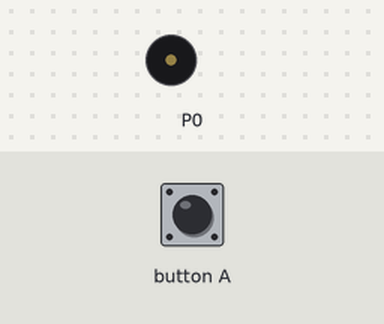
A program run on a simulated BBC micro:bit (MakeCode). On the bench: buzzer (waves = sounding). The test bench sets the inputs (shaded band).

Above: at 1.2 s.
1.3 s: button A pressed for 0.15 s
At 1.8 s:
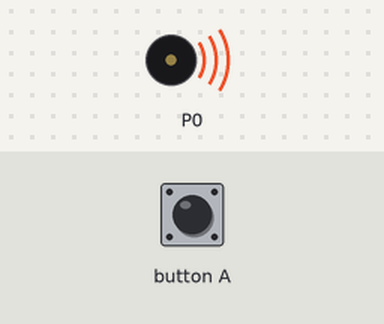
Timing chart, 0 to 10.4 s (numbered marks = the images above; inputs shaded):
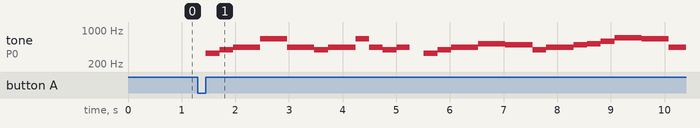

The program:

main.ts
```typescript
/**
 * アイドル（メロディ）
 */
input.onButtonPressed(Button.A, function () {
    music.play(music.tonePlayable(330, music.beat(BeatFraction.Half)), music.PlaybackMode.UntilDone)
    music.play(music.tonePlayable(392, music.beat(BeatFraction.Half)), music.PlaybackMode.UntilDone)
    music.play(music.tonePlayable(440, music.beat(BeatFraction.Whole)), music.PlaybackMode.UntilDone)
    music.play(music.tonePlayable(659, music.beat(BeatFraction.Whole)), music.PlaybackMode.UntilDone)
    music.play(music.tonePlayable(440, music.beat(BeatFraction.Whole)), music.PlaybackMode.UntilDone)
    music.play(music.tonePlayable(392, music.beat(BeatFraction.Half)), music.PlaybackMode.UntilDone)
    music.play(music.tonePlayable(440, music.beat(BeatFraction.Half)), music.PlaybackMode.UntilDone)
    music.play(music.tonePlayable(440, music.beat(BeatFraction.Half)), music.PlaybackMode.UntilDone)
    music.play(music.tonePlayable(659, music.beat(BeatFraction.Half)), music.PlaybackMode.UntilDone)
    music.play(music.tonePlayable(440, music.beat(BeatFraction.Half)), music.PlaybackMode.UntilDone)
    music.play(music.tonePlayable(392, music.beat(BeatFraction.Half)), music.PlaybackMode.UntilDone)
    music.play(music.tonePlayable(440, music.beat(BeatFraction.Half)), music.PlaybackMode.UntilDone)
    music.play(music.tonePlayable(0, music.beat(BeatFraction.Half)), music.PlaybackMode.UntilDone)
    music.play(music.tonePlayable(330, music.beat(BeatFraction.Half)), music.PlaybackMode.UntilDone)
    music.play(music.tonePlayable(392, music.beat(BeatFraction.Half)), music.PlaybackMode.UntilDone)
    music.play(music.tonePlayable(440, music.beat(BeatFraction.Whole)), music.PlaybackMode.UntilDone)
    music.play(music.tonePlayable(523, music.beat(BeatFraction.Whole)), music.PlaybackMode.UntilDone)
    music.play(music.tonePlayable(494, music.beat(BeatFraction.Whole)), music.PlaybackMode.UntilDone)
    music.play(music.tonePlayable(392, music.beat(BeatFraction.Half)), music.PlaybackMode.UntilDone)
    music.play(music.tonePlayable(440, music.beat(BeatFraction.Half)), music.PlaybackMode.UntilDone)
    music.play(music.tonePlayable(440, music.beat(BeatFraction.Half)), music.PlaybackMode.UntilDone)
    music.play(music.tonePlayable(494, music.beat(BeatFraction.Half)), music.PlaybackMode.UntilDone)
    music.play(music.tonePlayable(523, music.beat(BeatFraction.Half)), music.PlaybackMode.UntilDone)
    music.play(music.tonePlayable(587, music.beat(BeatFraction.Half)), music.PlaybackMode.UntilDone)
    music.play(music.tonePlayable(698, music.beat(BeatFraction.Whole)), music.PlaybackMode.UntilDone)
    music.play(music.tonePlayable(659, music.beat(BeatFraction.Whole)), music.PlaybackMode.UntilDone)
    music.play(music.tonePlayable(440, music.beat(BeatFraction.Whole)), music.PlaybackMode.UntilDone)
    music.play(music.tonePlayable(659, music.beat(BeatFraction.Whole)), music.PlaybackMode.UntilDone)
    music.play(music.tonePlayable(440, music.beat(BeatFraction.Whole)), music.PlaybackMode.UntilDone)
    music.play(music.tonePlayable(392, music.beat(BeatFraction.Half)), music.PlaybackMode.UntilDone)
    music.play(music.tonePlayable(440, music.beat(BeatFraction.Half)), music.PlaybackMode.UntilDone)
    music.play(music.tonePlayable(440, music.beat(BeatFraction.Half)), music.PlaybackMode.UntilDone)
    music.play(music.tonePlayable(659, music.beat(BeatFraction.Half)), music.PlaybackMode.UntilDone)
    music.play(music.tonePlayable(440, music.beat(BeatFraction.Half)), music.PlaybackMode.UntilDone)
    music.play(music.tonePlayable(392, music.beat(BeatFraction.Half)), music.PlaybackMode.UntilDone)
    music.play(music.tonePlayable(440, music.beat(BeatFraction.Half)), music.PlaybackMode.UntilDone)
    music.play(music.tonePlayable(0, music.beat(BeatFraction.Half)), music.PlaybackMode.UntilDone)
    music.play(music.tonePlayable(330, music.beat(BeatFraction.Half)), music.PlaybackMode.UntilDone)
    music.play(music.tonePlayable(392, music.beat(BeatFraction.Half)), music.PlaybackMode.UntilDone)
    music.play(music.tonePlayable(440, music.beat(BeatFraction.Whole)), music.PlaybackMode.UntilDone)
    music.play(music.tonePlayable(523, music.beat(BeatFraction.Whole)), music.PlaybackMode.UntilDone)
    music.play(music.tonePlayable(494, music.beat(BeatFraction.Whole)), music.PlaybackMode.UntilDone)
    music.play(music.tonePlayable(392, music.beat(BeatFraction.Half)), music.PlaybackMode.UntilDone)
    music.play(music.tonePlayable(440, music.beat(BeatFraction.Half)), music.PlaybackMode.UntilDone)
    music.play(music.tonePlayable(440, music.beat(BeatFraction.Half)), music.PlaybackMode.UntilDone)
    music.play(music.tonePlayable(440, music.beat(BeatFraction.Whole)), music.PlaybackMode.UntilDone)
    music.play(music.tonePlayable(392, music.beat(BeatFraction.Half)), music.PlaybackMode.UntilDone)
    music.play(music.tonePlayable(440, music.beat(BeatFraction.Whole)), music.PlaybackMode.UntilDone)
    music.play(music.tonePlayable(523, music.beat(BeatFraction.Whole)), music.PlaybackMode.UntilDone)
    music.play(music.tonePlayable(440, music.beat(BeatFraction.Whole)), music.PlaybackMode.UntilDone)
    music.play(music.tonePlayable(0, music.beat(BeatFraction.Half)), music.PlaybackMode.UntilDone)
    music.play(music.tonePlayable(392, music.beat(BeatFraction.Half)), music.PlaybackMode.UntilDone)
    music.play(music.tonePlayable(440, music.beat(BeatFraction.Half)), music.PlaybackMode.UntilDone)
    music.play(music.tonePlayable(523, music.beat(BeatFraction.Half)), music.PlaybackMode.UntilDone)
    music.play(music.tonePlayable(587, music.beat(BeatFraction.Half)), music.PlaybackMode.UntilDone)
    music.play(music.tonePlayable(659, music.beat(BeatFraction.Half)), music.PlaybackMode.UntilDone)
    music.play(music.tonePlayable(440, music.beat(BeatFraction.Whole)), music.PlaybackMode.UntilDone)
    music.play(music.tonePlayable(0, music.beat(BeatFraction.Half)), music.PlaybackMode.UntilDone)
    music.play(music.tonePlayable(392, music.beat(BeatFraction.Half)), music.PlaybackMode.UntilDone)
    music.play(music.tonePlayable(440, music.beat(BeatFraction.Half)), music.PlaybackMode.UntilDone)
    music.play(music.tonePlayable(523, music.beat(BeatFraction.Half)), music.PlaybackMode.UntilDone)
    music.play(music.tonePlayable(587, music.beat(BeatFraction.Half)), music.PlaybackMode.UntilDone)
    music.play(music.tonePlayable(659, music.beat(BeatFraction.Half)), music.PlaybackMode.UntilDone)
    music.play(music.tonePlayable(440, music.beat(BeatFraction.Half)), music.PlaybackMode.UntilDone)
    music.play(music.tonePlayable(0, music.beat(BeatFraction.Half)), music.PlaybackMode.UntilDone)
    music.play(music.tonePlayable(523, music.beat(BeatFraction.Whole)), music.PlaybackMode.UntilDone)
    music.play(music.tonePlayable(587, music.beat(BeatFraction.Half)), music.PlaybackMode.UntilDone)
    music.play(music.tonePlayable(523, music.beat(BeatFraction.Half)), music.PlaybackMode.UntilDone)
    music.play(music.tonePlayable(587, music.beat(BeatFraction.Half)), music.PlaybackMode.UntilDone)
    music.play(music.tonePlayable(523, music.beat(BeatFraction.Half)), music.PlaybackMode.UntilDone)
    music.play(music.tonePlayable(587, music.beat(BeatFraction.Half)), music.PlaybackMode.UntilDone)
    music.play(music.tonePlayable(659, music.beat(BeatFraction.Half)), music.PlaybackMode.UntilDone)
    music.play(music.tonePlayable(440, music.beat(BeatFraction.Half)), music.PlaybackMode.UntilDone)
    music.play(music.tonePlayable(523, music.beat(BeatFraction.Half)), music.PlaybackMode.UntilDone)
    music.play(music.tonePlayable(392, music.beat(BeatFraction.Half)), music.PlaybackMode.UntilDone)
    music.play(music.tonePlayable(440, music.beat(BeatFraction.Half)), music.PlaybackMode.UntilDone)
    music.play(music.tonePlayable(330, music.beat(BeatFraction.Half)), music.PlaybackMode.UntilDone)
    music.play(music.tonePlayable(392, music.beat(BeatFraction.Half)), music.PlaybackMode.UntilDone)
    music.play(music.tonePlayable(440, music.beat(BeatFraction.Whole)), music.PlaybackMode.UntilDone)
    music.play(music.tonePlayable(0, music.beat(BeatFraction.Half)), music.PlaybackMode.UntilDone)
    music.play(music.tonePlayable(392, music.beat(BeatFraction.Half)), music.PlaybackMode.UntilDone)
    music.play(music.tonePlayable(440, music.beat(BeatFraction.Half)), music.PlaybackMode.UntilDone)
    music.play(music.tonePlayable(523, music.beat(BeatFraction.Half)), music.PlaybackMode.UntilDone)
    music.play(music.tonePlayable(587, music.beat(BeatFraction.Half)), music.PlaybackMode.UntilDone)
    music.play(music.tonePlayable(659, music.beat(BeatFraction.Half)), music.PlaybackMode.UntilDone)
    music.play(music.tonePlayable(440, music.beat(BeatFraction.Whole)), music.PlaybackMode.UntilDone)
    music.play(music.tonePlayable(0, music.beat(BeatFraction.Half)), music.PlaybackMode.UntilDone)
    music.play(music.tonePlayable(392, music.beat(BeatFraction.Quarter)), music.PlaybackMode.UntilDone)
    music.play(music.tonePlayable(392, music.beat(BeatFraction.Quarter)), music.PlaybackMode.UntilDone)
    music.play(music.tonePlayable(440, music.beat(BeatFraction.Half)), music.PlaybackMode.UntilDone)
    music.play(music.tonePlayable(523, music.beat(BeatFraction.Half)), music.PlaybackMode.UntilDone)
    music.play(music.tonePlayable(587, music.beat(BeatFraction.Half)), music.PlaybackMode.UntilDone)
    music.play(music.tonePlayable(659, music.beat(BeatFraction.Half)), music.PlaybackMode.UntilDone)
    music.play(music.tonePlayable(587, music.beat(BeatFraction.Half)), music.PlaybackMode.UntilDone)
    music.play(music.tonePlayable(659, music.beat(BeatFraction.Half)), music.PlaybackMode.UntilDone)
    music.play(music.tonePlayable(440, music.beat(BeatFraction.Half)), music.PlaybackMode.UntilDone)
    music.play(music.tonePlayable(523, music.beat(BeatFraction.Half)), music.PlaybackMode.UntilDone)
    music.play(music.tonePlayable(392, music.beat(BeatFraction.Half)), music.PlaybackMode.UntilDone)
    music.play(music.tonePlayable(440, music.beat(BeatFraction.Half)), music.PlaybackMode.UntilDone)
    music.play(music.tonePlayable(330, music.beat(BeatFraction.Half)), music.PlaybackMode.UntilDone)
    music.play(music.tonePlayable(440, music.beat(BeatFraction.Half)), music.PlaybackMode.UntilDone)
    music.play(music.tonePlayable(440, music.beat(BeatFraction.Half)), music.PlaybackMode.UntilDone)
    music.play(music.tonePlayable(440, music.beat(BeatFraction.Whole)), music.PlaybackMode.UntilDone)
    music.play(music.tonePlayable(392, music.beat(BeatFraction.Half)), music.PlaybackMode.UntilDone)
    music.play(music.tonePlayable(440, music.beat(BeatFraction.Whole)), music.PlaybackMode.UntilDone)
    music.play(music.tonePlayable(0, music.beat(BeatFraction.Whole)), music.PlaybackMode.UntilDone)
})
```

test.ts
```typescript
// テストはここに来ます。このパッケージが拡張機能として使用されるときにはコンパイルされません。
```

Measured:
- after the input at 1.3 s, tone on P0: plays 330 Hz for 0.26 s, 392 Hz for 0.26 s, 440 Hz for 0.51 s, 659 Hz for 0.51 s, 440 Hz for 0.51 s, 392 Hz for 0.26 s … (24 notes in this stretch), starting after 0.15 s
